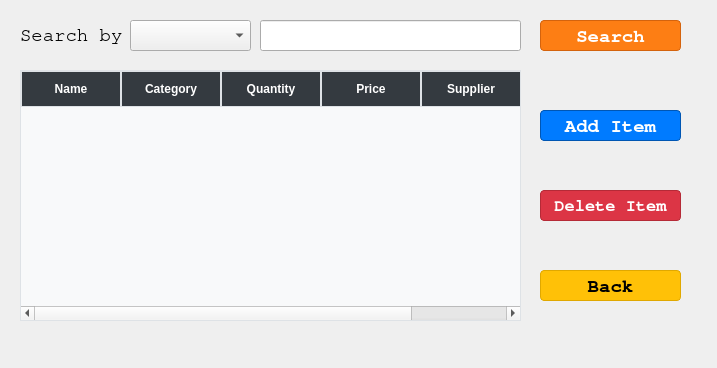
<?xml version="1.0" encoding="UTF-8"?>
<ui version="4.0">
 <class>Inventory</class>
 <widget class="QWidget" name="Inventory">
  <property name="geometry">
   <rect>
    <x>0</x>
    <y>0</y>
    <width>717</width>
    <height>368</height>
   </rect>
  </property>
  <property name="windowTitle">
   <string>Inventory</string>
  </property>
  <property name="styleSheet">
   <string notr="true">QDialog {
    background-color: #f4f6f9;   /* Soft light gray */
    color: #212529;              /* Neutral dark text */
    font-family: &quot;Segoe UI&quot;, sans-serif;
    font-size: 13px;
}
</string>
  </property>
  <widget class="QLabel" name="label">
   <property name="geometry">
    <rect>
     <x>20</x>
     <y>20</y>
     <width>111</width>
     <height>31</height>
    </rect>
   </property>
   <property name="font">
    <font>
     <family>Nimbus Mono PS</family>
     <pointsize>14</pointsize>
    </font>
   </property>
   <property name="text">
    <string>Search by</string>
   </property>
  </widget>
  <widget class="QComboBox" name="Search_Category">
   <property name="geometry">
    <rect>
     <x>130</x>
     <y>20</y>
     <width>121</width>
     <height>31</height>
    </rect>
   </property>
   <property name="font">
    <font>
     <family>Nimbus Mono PS</family>
     <pointsize>14</pointsize>
    </font>
   </property>
  </widget>
  <widget class="QLineEdit" name="Search_bar">
   <property name="geometry">
    <rect>
     <x>260</x>
     <y>20</y>
     <width>261</width>
     <height>31</height>
    </rect>
   </property>
   <property name="font">
    <font>
     <family>Nimbus Mono PS</family>
     <pointsize>14</pointsize>
    </font>
   </property>
   <property name="text">
    <string/>
   </property>
  </widget>
  <widget class="QTableWidget" name="Items_Table">
   <property name="geometry">
    <rect>
     <x>20</x>
     <y>70</y>
     <width>501</width>
     <height>251</height>
    </rect>
   </property>
   <property name="styleSheet">
    <string notr="true">QTableWidget {
    background-color: #f8f9fa;           /* Light background */
    gridline-color: #dee2e6;             /* Soft grid lines */
    border: 1px solid #dee2e6;           /* Light outer border */
    font: 13px &quot;Segoe UI&quot;, sans-serif;  /* Modern font */
    selection-background-color: #007BFF; /* Blue highlight */
    selection-color: white;              /* White text on selection */
    alternate-background-color: #eef1f4; /* Alternate row color */
}

QHeaderView::section {
    background-color: #343a40;           /* Dark header background */
    color: white;                        /* White header text */
    padding: 8px;
    border: 1px solid #dee2e6;
    font-weight: bold;
}

QTableWidget::item {
    padding: 6px;
}

QTableWidget::item:selected {
    background-color: #007BFF;           /* Blue highlight */
    color: white;
}

QTableCornerButton::section {
    background-color: #343a40;           /* Match header color */
    border: 1px solid #dee2e6;
}

QTableWidget::item:hover {
    background-color: #e2e6ea;           /* Slight hover effect */
}
</string>
   </property>
   <column>
    <property name="text">
     <string>Name</string>
    </property>
   </column>
   <column>
    <property name="text">
     <string>Category</string>
    </property>
   </column>
   <column>
    <property name="text">
     <string>Quantity</string>
    </property>
   </column>
   <column>
    <property name="text">
     <string>Price</string>
    </property>
   </column>
   <column>
    <property name="text">
     <string>Supplier</string>
    </property>
   </column>
  </widget>
  <widget class="QPushButton" name="Add_New_Item_Button">
   <property name="geometry">
    <rect>
     <x>540</x>
     <y>110</y>
     <width>141</width>
     <height>31</height>
    </rect>
   </property>
   <property name="font">
    <font>
     <family>Nimbus Mono PS</family>
     <pointsize>14</pointsize>
     <bold>true</bold>
    </font>
   </property>
   <property name="styleSheet">
    <string notr="true">QPushButton#Add_New_Item_Button {
  background-color: #007BFF;    /* Bootstrap primary blue */
  color: white;
  border-style: solid;
  border-width: 1px;
  border-color: #0056b3;        /* Darker blue border */
  border-radius: 4px;
  padding: 6px 12px;
  font-weight: bold;
}
QPushButton#Add_New_Item_Button:hover {
  background-color: #0056b3;
}
QPushButton#Add_New_Item_Button:pressed {
  background-color: #004085;
}
</string>
   </property>
   <property name="text">
    <string>Add Item</string>
   </property>
  </widget>
  <widget class="QPushButton" name="searchButton">
   <property name="geometry">
    <rect>
     <x>540</x>
     <y>20</y>
     <width>141</width>
     <height>31</height>
    </rect>
   </property>
   <property name="font">
    <font>
     <family>Nimbus Mono PS</family>
     <pointsize>14</pointsize>
     <bold>true</bold>
    </font>
   </property>
   <property name="styleSheet">
    <string notr="true">QPushButton#searchButton {
  background-color: #fd7e14;    /* Bootstrap orange */
  color: white;
  border-style: solid;
  border-width: 1px;
  border-color: #d4630d;        /* Darker orange border */
  border-radius: 4px;
  padding: 6px 12px;
  font-weight: bold;
}
QPushButton#searchButton:hover {
  background-color: #d4630d;
}
QPushButton#searchButton:pressed {
  background-color: #a64c08;
}
</string>
   </property>
   <property name="text">
    <string>Search</string>
   </property>
  </widget>
  <widget class="QPushButton" name="pushButton">
   <property name="geometry">
    <rect>
     <x>540</x>
     <y>190</y>
     <width>141</width>
     <height>31</height>
    </rect>
   </property>
   <property name="font">
    <font>
     <family>Nimbus Mono PS</family>
     <pointsize>13</pointsize>
     <bold>true</bold>
    </font>
   </property>
   <property name="styleSheet">
    <string notr="true">QPushButton#pushButton {
  background-color: #DC3545;    /* Bootstrap danger red */
  color: white;
  border-style: solid;
  border-width: 1px;
  border-color: #b52a37;        /* Darker red border */
  border-radius: 4px;
  padding: 6px 12px;
  font-weight: bold;
}
QPushButton#pushButton:hover {
  background-color: #b52a37;
}
QPushButton#pushButton:pressed {
  background-color: #891f2a;
}
</string>
   </property>
   <property name="text">
    <string>Delete Item</string>
   </property>
  </widget>
  <widget class="QPushButton" name="backButton">
   <property name="geometry">
    <rect>
     <x>540</x>
     <y>270</y>
     <width>141</width>
     <height>31</height>
    </rect>
   </property>
   <property name="font">
    <font>
     <family>Nimbus Mono PS</family>
     <pointsize>14</pointsize>
     <bold>true</bold>
    </font>
   </property>
   <property name="styleSheet">
    <string notr="true">QPushButton#backButton {
  background-color: #FFC107;    /* Bootstrap warning yellow */
  color: black;                 /* Dark text for contrast */
  border-style: solid;
  border-width: 1px;
  border-color: #e0a800;        /* Slightly darker yellow border */
  border-radius: 4px;
  padding: 6px 12px;
  font-weight: bold;
}
QPushButton#backButton:hover {
  background-color: #e0a800;    /* Darker on hover */
}
QPushButton#backButton:pressed {
  background-color: #c69500;    /* Even darker when pressed */
}
</string>
   </property>
   <property name="text">
    <string>Back</string>
   </property>
  </widget>
 </widget>
 <resources/>
 <connections/>
</ui>
